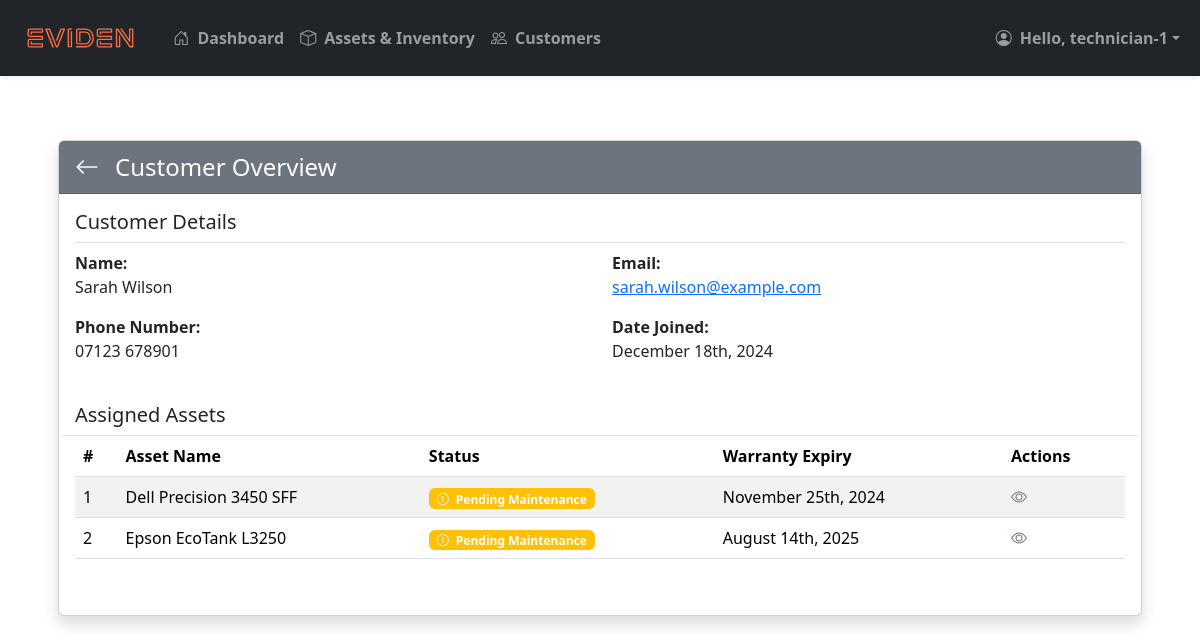
The page /customers/6/ (signed in) on the database its author committed.
### inventory/models.py (models this page shows, shortened)
class Customer(models.Model):
    name = models.CharField(
        max_length=200,
        null=True,
        validators=[
            RegexValidator(
                regex=r'^(?=.*[a-zA-Z])(?=.*[a-zA-Z0-9]).+$',
                message="Name must contain at least one letter and cannot consist solely of special characters or numbers."
            )
        ]
    )
    phone_number = models.CharField(
        max_length=20,
        null=True,
        blank=True,  # Allows empty input in forms
        validators=[
            RegexValidator(
                regex=r'^\+?(\(\d{1,4}\)|\d{1,4})?[\s\-]?\d{1,4}[\s\-]?\d{1,4}[\s\-]?\d{1,4}$',
                message="Phone number must start with an optional '+' followed by digits, with optional spaces, parentheses, or hyphens."
            )
        ]
    )
    email = models.CharField(
        max_length=200,
        unique=True,  # Ensures email uniqueness
        null=True,
        validators=[
            EmailValidator(message="Enter a valid email address.")
        ]
    )
    date_joined = models.DateTimeField(auto_now_add=True)

class Asset(models.Model):
    class StatusChoices(models.TextChoices):
        ACTIVE = 'Active', 'Active'
        PENDING_MAINTENANCE = 'Pending Maintenance', 'Pending Maintenance'
        DECOMMISSIONED = 'Decommissioned', 'Decommissioned'
    name = models.CharField(
        max_length=200,
        null=True,
        validators=[
            RegexValidator(
                regex=r'^(?=.*[a-zA-Z])(?=.*[a-zA-Z0-9]).+$',
                message="Asset name must contain at least one letter and cannot consist solely of special characters or numbers."
            )
        ]
    )
    assigned_to = models.ForeignKey(Customer, on_delete=models.SET_NULL, null=True, blank=True, related_name="assignment")
    warranty_expiry = models.DateField(null=True, blank=True)
    status = models.CharField(
        max_length=20,
        choices=StatusChoices.choices,
        default=StatusChoices.ACTIVE,
        null=False
    )
    description = models.CharField(
        max_length=450,
        null=True,
        blank=True,
        validators=[
            MinLengthValidator(10, message="Description must be at least 10 characters, or left empty.")
        ]
    )
    date_assigned = models.DateTimeField(auto_now_add=True)
    last_updated = models.DateTimeField(auto_now=True)  # Automatically updated when the asset is saved

### inventory/views/customer_views.py (the view)
# urls.py: path('customers/<int:customer_id>/', customer_views.view_customer, name='view-customer'),
@login_required(login_url='login')
def view_customer(request, customer_id):
    customer = get_object_or_404(Customer, id=customer_id)
    assigned_assets = Asset.objects.filter(assigned_to=customer)
    form = CustomerForm(instance=customer)
    return render(request, 'inventory/customer/view-customer.html', {
        'customer': customer,
        'form': form,
        'assigned_assets': assigned_assets,  # Pass the assigned assets to the template
    })

### inventory/templates/inventory/customer/view-customer.html (shortened to what this page needs)
{% extends "inventory/base.html" %}
{% block content %}
<div class="container mt-5">
    <div class="card shadow">
        <div class="card-header bg-secondary text-white d-flex align-items-center">
            <a class="text-white me-3"href="{% if request.GET.next %}{{ request.GET.next }}{% else %}{% url 'view-customers' %}{% endif %}" style="font-size: 1.5rem; font-weight: bold;">
                <i class="bi bi-arrow-left"></i>
            </a>
            <h4 class="mb-0">Customer Overview</h4>
        </div>
        <div class="card-body">
            <div class="row mb-4">
                <div class="col-12">
                    <h5 class="border-bottom pb-2">Customer Details</h5>
                </div>
                <div class="col-md-6">
                    <strong>Name:</strong>
                    <p>{{ customer.name }}</p>
                </div>
                <div class="col-md-6">
                    <strong>Email:</strong>
                    <p>
                        <a href="mailto:{{ customer.email }}">{{ customer.email }}</a>
                    </p>
                </div>
                <div class="col-md-6">
                    <strong>Phone Number:</strong>
                    <p>{{ customer.phone_number|default:"No phone number provided" }}</p>
                </div>
                <div class="col-md-6">
                    <strong>Date Joined:</strong>
                    <p>{{ customer.date_joined|date:"F jS, Y" }}</p>
                </div>
            </div>
            <div class="row mb-4">
                <div class="col-12 d-flex justify-content-between align-items-center border-bottom">
                    <h5 class="pb-2 mb-0">Assigned Assets</h5>
                </div>
                {% if customer.assignment.exists %}
                <div class="col-12 table-responsive">
                    <table class="table table-striped">
                        <thead>
                            <tr>
                                <th>#</th>
                                <th>Asset Name</th>
                                <th>Status</th>
                                <th>Warranty Expiry</th>
                                <th>Actions</th>
                            </tr>
                        </thead>
                        <tbody>
                            {% for asset in customer.assignment.all %}
                            <tr>
                                <td>{{ forloop.counter }}</td>
                                <td>{{ asset.name }}</td>
                                <td>
                                    <span class="badge {% if asset.status == 'Active' %}bg-success{% elif asset.status == 'Pending Maintenance' %}bg-warning{% else %}bg-danger{% endif %}">
                                        <i class="pe-1 bi {% if asset.status == 'Active' %}bi-check-circle{% elif asset.status == 'Pending Maintenance' %}bi-exclamation-circle{% else %}bi-x-circle{% endif %}"></i>
                                        {{ asset.status }}
                                    </span>
                                </td>
                                <td>
                                    {% if asset.warranty_expiry %}
                                    {{ asset.warranty_expiry|date:"F jS, Y" }}
                                    {% else %}
                                    <span class="text-muted">No warranty information</span>
                                    {% endif %}
                                </td>
                                <td>
                                    <a href="{% url 'view-asset' asset.id %}?next={{ request.path }}"><i class="bi bi-eye text-secondary" style="cursor: pointer;"></i></a>
                                </td>
                            </tr>
                            {% endfor %}
                        </tbody>
                    </table>
                </div>
                {% else %}
                <div class="col-12">
                    <p class="ps-1 text-muted">No assets assigned to this customer.</p>
                </div>
                {% endif %}
            </div>
        </div>
    </div>
</div>
{% endblock %}

### inventory/templates/inventory/navbar.html (shortened to what this page needs)
{% load static %}
<nav class="navbar navbar-expand-md navbar-dark bg-dark shadow-sm">
  <div class="container-fluid">
    <a class="navbar-brand" href="{% url '' %}">
      <img class="navbar-logo" src="{% static 'images/Logotype_Eviden_RGB_Orange.svg' %}" alt="Logo">
    </a>
    <div class="collapse navbar-collapse" id="navbarNav">
      {% if user.is_authenticated %}
      <ul class="navbar-nav me-auto">
        <li class="nav-item">
          <a class="nav-link {% if request.path == '/' %}active{% endif %}" href="{% url '' %}">
            <i class="bi bi-house-door me-1"></i> Dashboard
          </a>
        </li>
        <li class="nav-item">
          <a class="nav-link {% if request.path == '/assets/' %}active{% endif %}" href="{% url 'view-assets' %}">
            <i class="bi bi-box me-1"></i> Assets & Inventory
          </a>
        </li>
        <li class="nav-item">
          <a class="nav-link {% if request.path == '/customers/' %}active{% endif %}" href="{% url 'view-customers' %}">
            <i class="bi bi-people me-1"></i> Customers
          </a>
        </li>
      </ul>
      <ul class="navbar-nav ms-auto">
        <li class="nav-item dropdown">
          <a class="nav-link dropdown-toggle d-flex align-items-center" href="#" id="navbarDropdown" role="button" data-bs-toggle="dropdown" aria-expanded="false">
            <i class="bi bi-person-circle me-2"></i>
            Hello, {{ user.first_name|default:user.username }}
          </a>
        </li>
      </ul>
      {% endif %}
    </div>
  </div>
</nav>

### static/css/styles.css (style rules this page uses)
:root { --brand-color: #FF6D43; }
.nav-link { color: inherit; transition: color 0.5s ease-in-out; font-weight: bold !important; }
.navbar-logo { height: 50px; width: auto; max-height: 75px; }

### rows shown on the page
Customer: name "Sarah Wilson", email "sarah.wilson@example.com", phone_number "07123 678901", date_joined "December 18th, 2024"
Asset: name "Dell Precision 3450 SFF", status "Pending Maintenance", warranty_expiry "November 25th, 2024"
Asset: name "Epson EcoTank L3250", status "Pending Maintenance", warranty_expiry "August 14th, 2025"

### other values the page prints
{{ user.first_name|default:user.username }} "technician-1"
